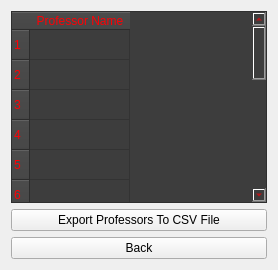
      <widget class="QWidget" name="page_x15_prof_allprofessors">
       <layout class="QVBoxLayout" name="verticalLayout_13">
        <item>
         <layout class="QVBoxLayout" name="verticalLayout_11">
          <item>
           <widget class="QTableWidget" name="tableWidget_4">
            <property name="styleSheet">
             <string notr="true">background-color: rgb(61, 61, 61);
color: rgb(255, 0, 4);
border-color: rgb(22, 22, 22);
font: 700 9pt &quot;Segoe UI&quot;;
alternate-background-color: rgb(129, 129, 129);</string>
            </property>
            <property name="rowCount">
             <number>15</number>
            </property>
            <row>
             <property name="text">
              <string>1</string>
             </property>
            </row>
            <row>
             <property name="text">
              <string>2</string>
             </property>
            </row>
            <row>
             <property name="text">
              <string>3</string>
             </property>
            </row>
            <row>
             <property name="text">
              <string>4</string>
             </property>
            </row>
            <row/>
            <row/>
            <row/>
            <row/>
            <row/>
            <row/>
            <row/>
            <row/>
            <row/>
            <row/>
            <row/>
            <column>
             <property name="text">
              <string>Professor Name</string>
             </property>
            </column>
           </widget>
          </item>
          <item>
           <widget class="QPushButton" name="pushButton_8">
            <property name="text">
             <string>Export Professors To CSV File</string>
            </property>
           </widget>
          </item>
          <item>
           <widget class="QPushButton" name="pushButton_9">
            <property name="text">
             <string>Back</string>
            </property>
           </widget>
          </item>
         </layout>
        </item>
       </layout>
      </widget>
